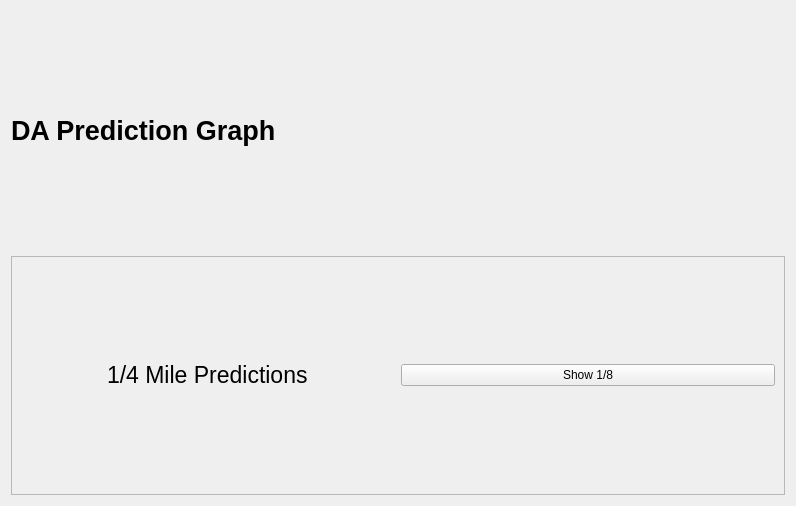
<?xml version="1.0" encoding="UTF-8"?>
<ui version="4.0">
 <class>PredictionGraphTab</class>
 <widget class="QWidget" name="PredictionGraphTab">
  <property name="geometry">
   <rect>
    <x>0</x>
    <y>0</y>
    <width>796</width>
    <height>506</height>
   </rect>
  </property>
  <property name="windowTitle">
   <string>Form</string>
  </property>
  <layout class="QGridLayout" name="gridLayout">
   <item row="0" column="0">
    <widget class="QLabel" name="graphLabel">
     <property name="font">
      <font>
       <pointsize>20</pointsize>
       <weight>75</weight>
       <bold>true</bold>
      </font>
     </property>
     <property name="text">
      <string>DA Prediction Graph</string>
     </property>
    </widget>
   </item>
   <item row="1" column="0">
    <widget class="QFrame" name="graphFrame">
     <property name="frameShape">
      <enum>QFrame::StyledPanel</enum>
     </property>
     <property name="frameShadow">
      <enum>QFrame::Raised</enum>
     </property>
     <layout class="QGridLayout" name="gridLayout_6">
      <item row="0" column="1">
       <widget class="QPushButton" name="lengthToggleButton">
        <property name="text">
         <string>Show 1/8</string>
        </property>
       </widget>
      </item>
      <item row="0" column="0" alignment="Qt::AlignHCenter">
       <widget class="QLabel" name="lengthLabel">
        <property name="font">
         <font>
          <pointsize>17</pointsize>
         </font>
        </property>
        <property name="text">
         <string>1/4 Mile Predictions</string>
        </property>
       </widget>
      </item>
     </layout>
    </widget>
   </item>
  </layout>
 </widget>
 <resources/>
 <connections/>
</ui>
